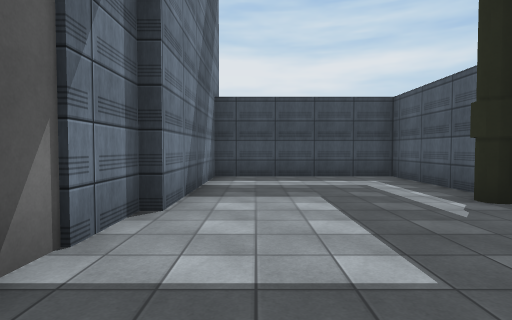
View 1 (above)

21 first-person views from a walk through a scene from a Unity 3-D project. The camera is 1.4 m above the floor, tilts 2° down and sees 80° across. The floor is counted in squares, 2 m on a side. Each view is taken from the middle of a square. On the plan, view 1 faces up. The plan holds only what a view shows up to about 10 squares ahead; the rest is blank. The place goes on beyond the plan. The player is left out. Some surface patterns are stand-ins.

View 2
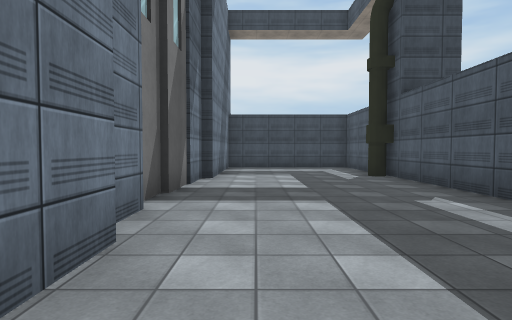

View 3
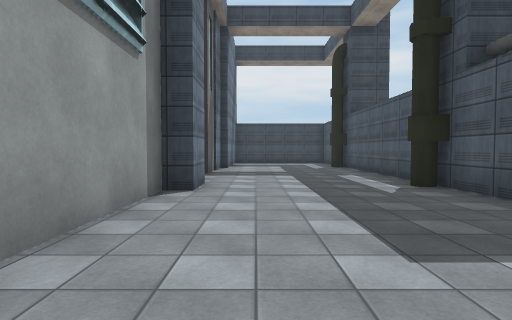

View 4
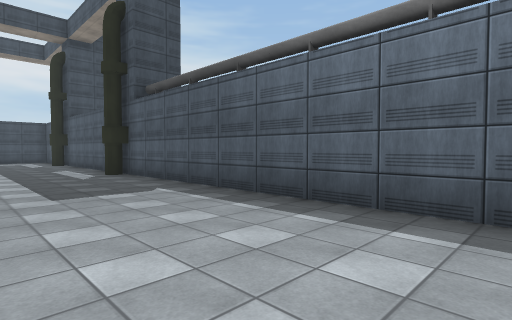

View 5
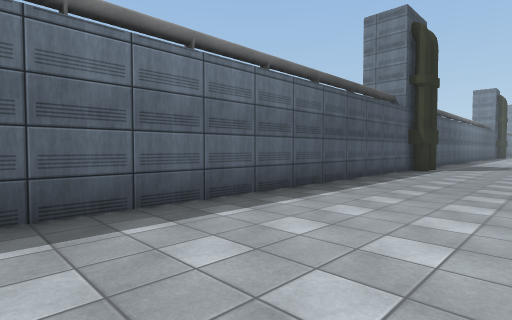

View 6
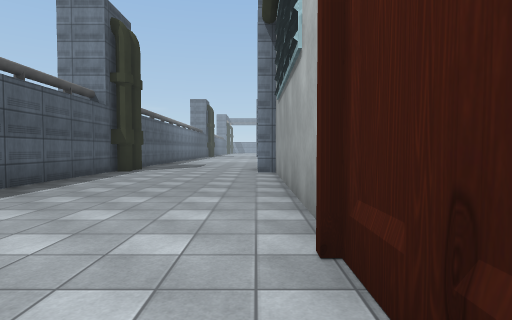

View 7
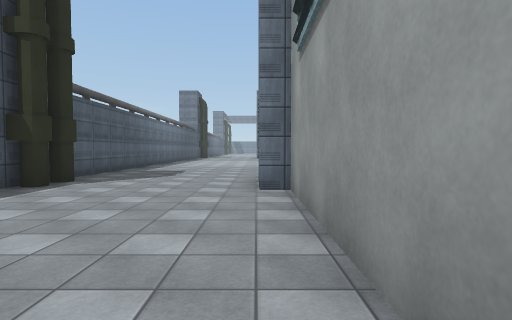

View 8
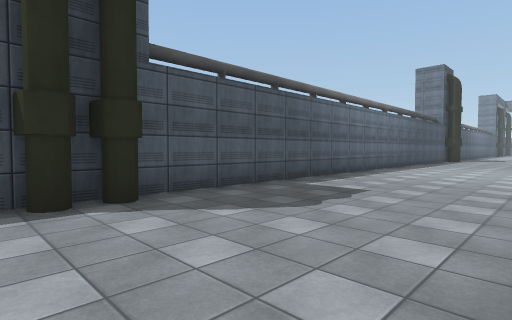

View 9
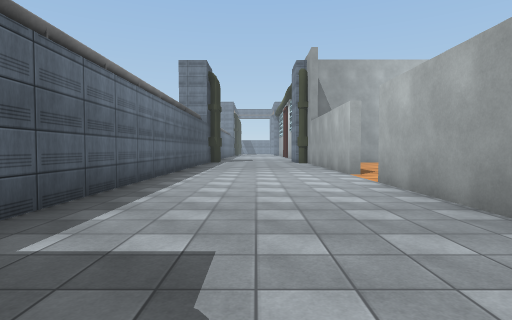

View 10
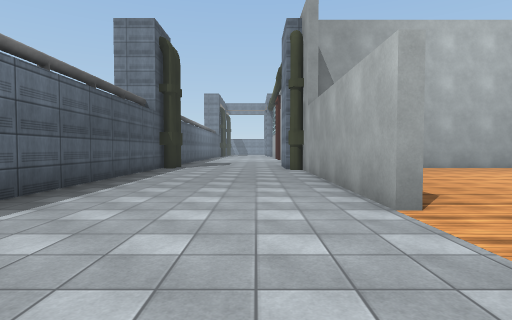

View 11
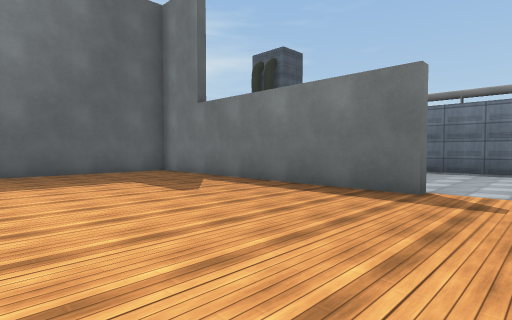

View 12
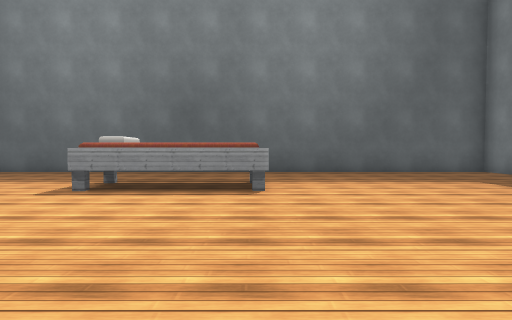

View 13
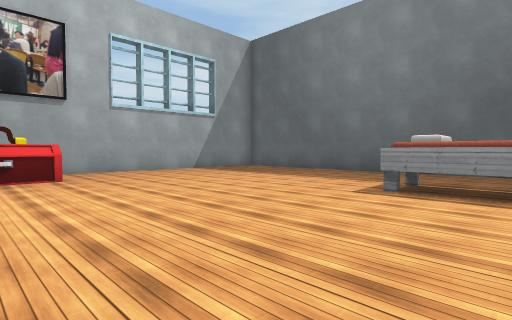

View 14
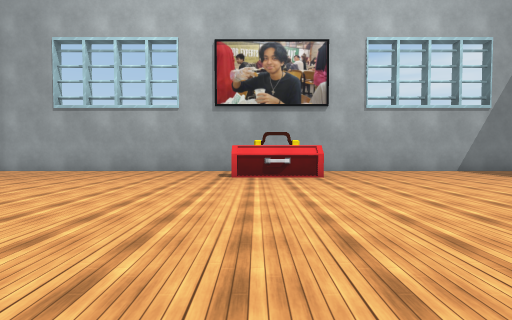

View 15
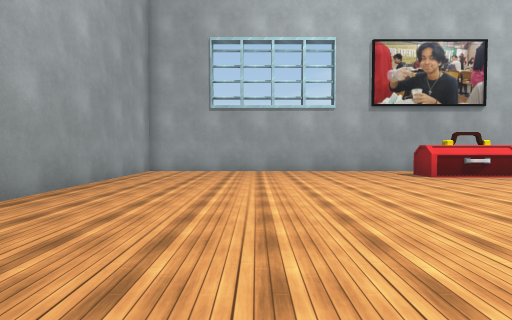

View 16
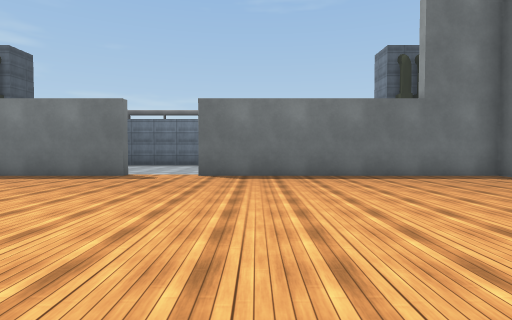

View 17
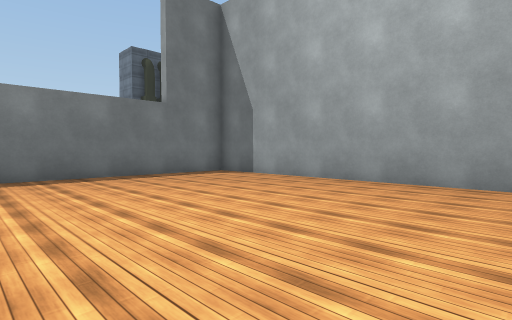

View 18
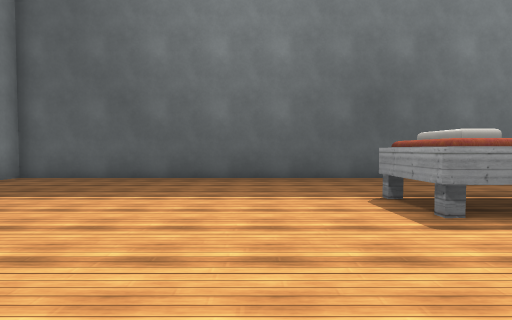

View 19
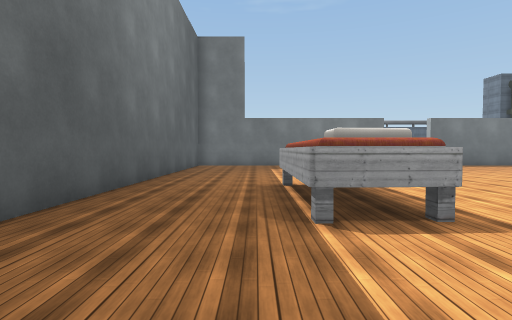

View 20
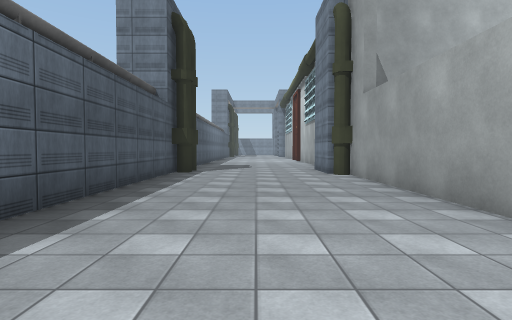

View 21
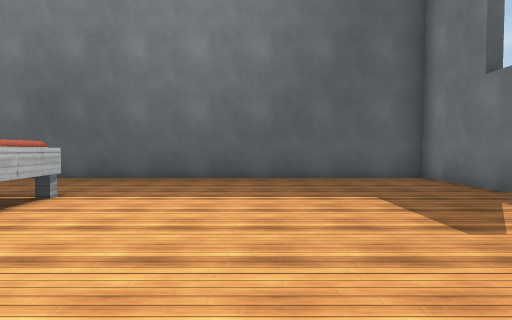

### Floor plan
Points are (right, up) in squares from view 1. A wall is a line through its corners. A room is listed if a view was taken in it or the views show most of it. See-through windows are left out.
Room 1 (views 1, 2, 3, 4, 5, 6, 7, 8, 9, 10, 20)
walls: (-1.6, -13) (-1.6, -19.2) (-1, -19.2); (3.5, -20.5) (3.5, -2); (-1.6, -10.6) (-1.6, -12); (-1.6, -25) (-1.6, -28.5); (-1.1, -1.6) (-1.1, -2.8) (-1.6, -2.8) (-1.6, -6.1); (-1.6, -30.5) (-1.6, -37.5); (3.5, -1.1) (3.5, 4.2); (-1.4, -0.4) (-1.4, -1.2); (-1.6, 0.9) (-1.6, 0); (-1.4, 3.5) (-1.4, 0.9); (3.5, 4.9) (3.5, 7.8) (-1.1, 7.8) (-1.1, 3.4); (-1.1, -37.8) (-1.1, -38.5); (3.5, -38.5) (3.5, -21)
ways out: opening at (-2, -29.5) to room 2
Room 2 (views 11, 12, 13, 14, 15, 16, 17, 18, 19, 21)
walls: (-17.6, -28.2) (-17.6, -30.6); (-17.9, -28.4) (-17.9, -30.6) (-18.5, -30.6); (-18.3, -28.5) (-18.3, -30.4); (-1.6, -28.5) (-1.9, -28.5) (-1.9, -20.5) (-19.8, -20.5) (-19.8, -38.4) (-18.9, -38.4); (-3.1, -38.4) (-1.9, -38.4) (-1.9, -30.5) (-1.6, -30.5)
ways out: opening at (-2, -29.5) to room 1
objects: other object (-12, -25) to (-9, -24)

Where each view was taken, in squares from view 1:
view 1: 0 up, 0 right, facing up
view 2: 4 down, 0 right, facing up
view 3: 8 down, 0 right, facing up
view 4: 11 down, 0 right, facing up-right
view 5: 9 down, 0 right, facing down-right
view 6: 10 down, 1 left, facing down
view 7: 14 down, 1 left, facing down
view 8: 19 down, 1 left, facing down-right
view 9: 22 down, 1 right, facing down
view 10: 27 down, 0 right, facing down
view 11: 30 down, 7 left, facing up-right
view 12: 30 down, 9 left, facing up
view 13: 30 down, 10 left, facing up-left
view 14: 30 down, 10 left, facing left
view 15: 35 down, 10 left, facing left
view 16: 32 down, 10 left, facing right
view 17: 32 down, 10 left, facing down-right
view 18: 28 down, 14 left, facing up
view 19: 23 down, 15 left, facing right
view 20: 29 down, 1 right, facing down
view 21: 28 down, 6 left, facing up
